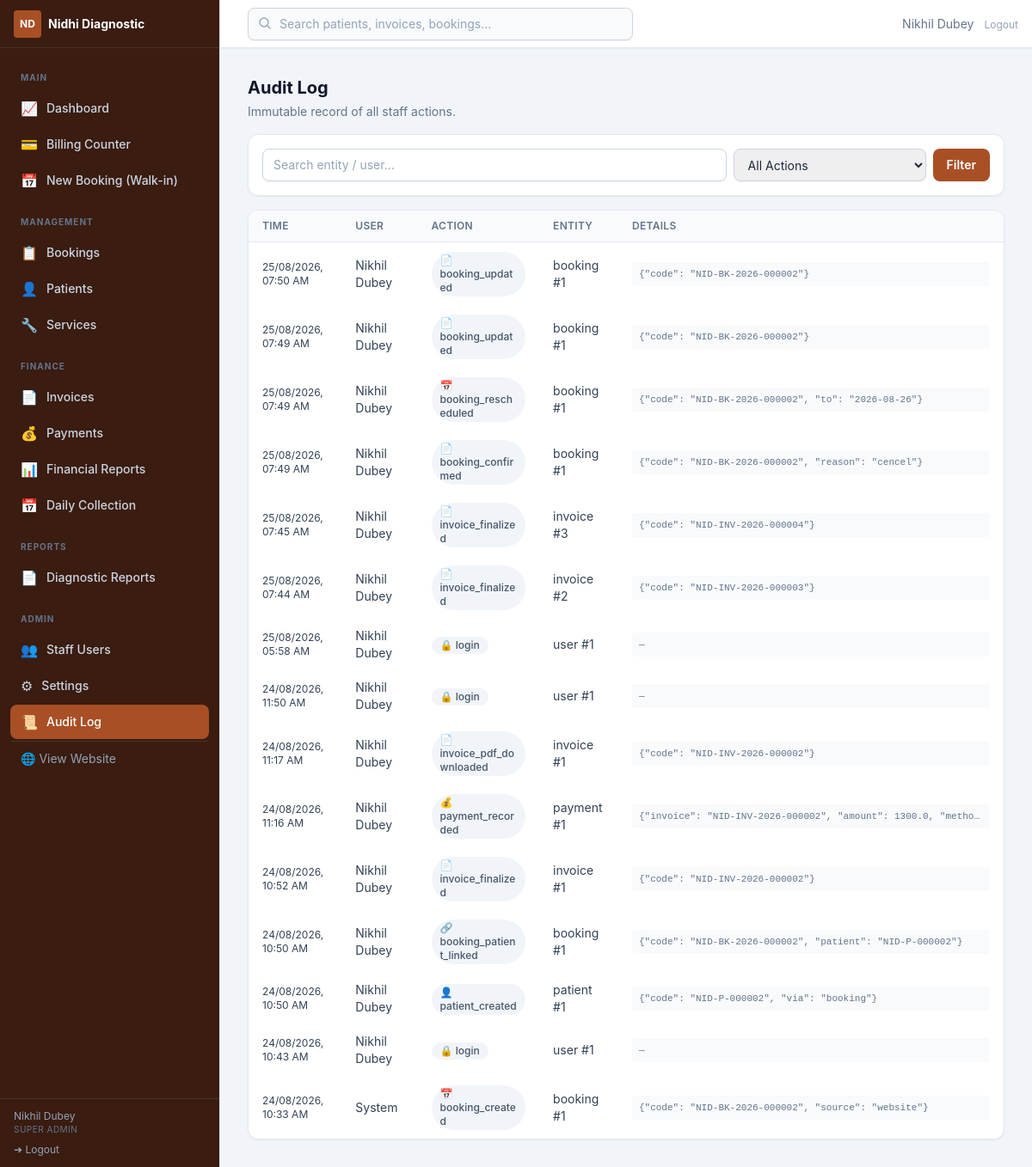
The app's page /admin/audit/ (signed in), older data.
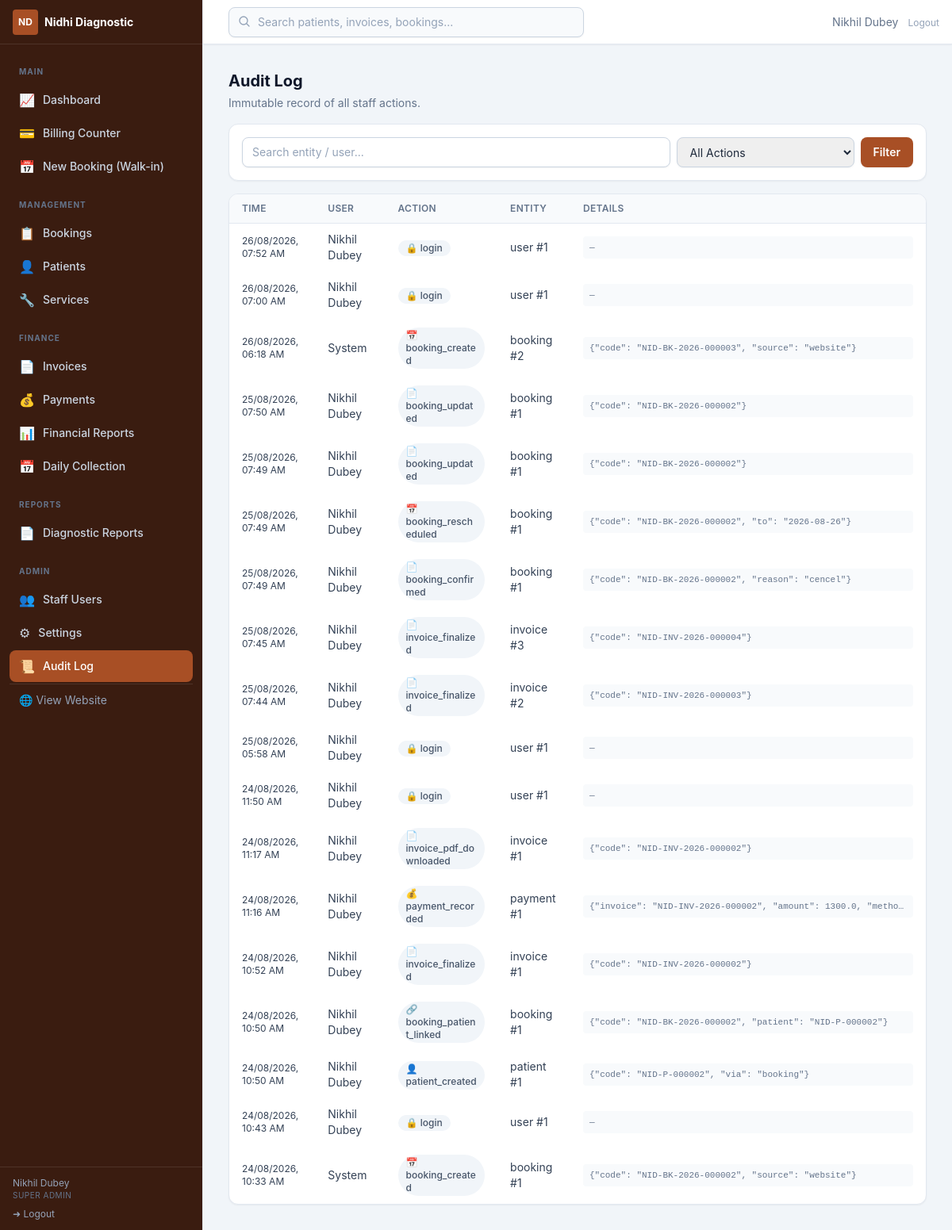
The same page, newer data.
### app/utils/helpers.py (models this page shows, shortened)
class Setting(db.Model):
    __tablename__ = "settings"
    key = db.Column(db.String(64), primary_key=True)
    value = db.Column(db.Text, nullable=False, default="")
    updated_at = db.Column(
        db.DateTime, default=lambda: datetime.now(timezone.utc).replace(tzinfo=None),
        onupdate=lambda: datetime.now(timezone.utc).replace(tzinfo=None),
    )
    updated_by = db.Column(db.Integer, db.ForeignKey("users.id", ondelete="SET NULL"))

### app/models/user.py (models this page shows, shortened)
class TimestampMixin:
    created_at = db.Column(db.DateTime, default=utcnow, nullable=False)
    updated_at = db.Column(db.DateTime, default=utcnow, onupdate=utcnow)

class User(db.Model, TimestampMixin, UserMixin):
    __tablename__ = "users"
    id = db.Column(db.Integer, primary_key=True)
    username = db.Column(db.String(64), unique=True, nullable=False, index=True)
    email = db.Column(db.String(254), unique=True)
    full_name = db.Column(db.String(128), nullable=False)
    password_hash = db.Column(db.String(256), nullable=False)
    role_id = db.Column(db.Integer, db.ForeignKey("roles.id"), nullable=False)
    is_active = db.Column(db.Boolean, default=True, nullable=False)
    last_login_at = db.Column(db.DateTime)
    role = db.relationship("Role", lazy="selectin")
    def has_permission(self, *codes) -> bool:
        if not self.role:
            return False
        if self.role.name == "super_admin":
            return True
        return bool(set(codes) & self.role.codes)

class Role(db.Model):
    __tablename__ = "roles"
    id = db.Column(db.Integer, primary_key=True)
    name = db.Column(db.String(32), unique=True, nullable=False, index=True)
    label = db.Column(db.String(64))
    permissions = db.relationship(
        "Permission", secondary="role_permissions", back_populates="roles",
        lazy="selectin",
    )

### app/models/audit.py (models this page shows, shortened)
class AuditLog(db.Model, TimestampMixin):
    __tablename__ = "audit_logs"
    id = db.Column(db.Integer, primary_key=True)
    user_id = db.Column(db.Integer, db.ForeignKey("users.id", ondelete="SET NULL"))
    action = db.Column(db.String(64), nullable=False, index=True)
    entity_type = db.Column(db.String(40), index=True)
    entity_id = db.Column(db.String(40), index=True)
    details = db.Column(db.Text)  # JSON string
    ip_address = db.Column(db.String(64))
    user = db.relationship("User")

### app/admin/audit.py (the view, shortened to what this page needs)
@audit_bp.route("/")
@login_required
@permission_required("audit.view")
def index():
    page = request.args.get("page", 1, type=int)
    q = (request.args.get("q") or "").strip()
    action = request.args.get("action") or ""
    query = AuditLog.query
    if action:
        query = query.filter(AuditLog.action.ilike(f"%{action}%"))
    pagination = query.order_by(AuditLog.created_at.desc()).paginate(page=page, per_page=30)
    actions = [r[0] for r in db.session.query(AuditLog.action).distinct().order_by(AuditLog.action).all()]
    return render_template("admin/audit/index.html", pagination=pagination,
                           q=q, action=action, actions=actions)

### app/models/user.py (called while the page is built)
@login_manager.user_loader
def load_user(user_id):
    return db.session.get(User, int(user_id))

### app/utils/helpers.py (called while the page is built)
def get_setting(key, default=""):
    row = db.session.get(Setting, key)
    if row is not None:
        return row.value
    return SETTING_DEFAULTS.get(key, default)

def fmt_datetime(dt):
    if isinstance(dt, datetime):
        return dt.strftime("%d/%m/%Y, %I:%M %p")
    return ""

def permission_required(*permissions):
    def decorator(view):
        @wraps(view)
        def wrapped(*args, **kwargs):
            if not current_user.is_authenticated:
                return redirect(url_for("auth.login", next=request.url))
            if not current_user.has_permission(*permissions):
                abort(403)
            return view(*args, **kwargs)
        return wrapped
    return decorator

### app/templates/admin/audit/index.html (shortened to what this page needs)
{% extends "admin/base.html" %}
{% block content %}
<h1 class="text-xl font-bold text-slate-900">Audit Log</h1>
<p class="mt-1 text-sm text-slate-500">Immutable record of all staff actions.</p>
<form method="get" class="card mt-4 flex flex-wrap gap-2 p-4">
  <input type="text" name="q" value="{{ q }}" placeholder="Search entity / user..." class="input min-w-48 flex-1">
  <select name="action" class="input w-56">
    <option value="">All Actions</option>
  </select>
  <button class="btn-primary px-4">Filter</button>
</form>
<div class="card mt-4 overflow-hidden">
  <div class="overflow-x-auto">
    <table class="table-base table-responsive">
      <thead><tr><th>Time</th><th>User</th><th>Action</th><th>Entity</th><th>Details</th></tr></thead>
      <tbody>
        {% for a in pagination.items %}
        <tr>
          <td data-label="Time" class="whitespace-nowrap text-xs">{{ fmt_datetime(a.created_at) }}</td>
          <td data-label="User">{{ a.user.full_name if a.user else 'System' }}</td>
          <td data-label="Action"><span class="badge bg-slate-100 text-slate-600">{{ action_icons.get(a.action, '&#128196;') | safe }} {{ a.action }}</span></td>
          <td data-label="Entity" class="text-sm">{{ a.entity_type }}{% if a.entity_id %} #{{ a.entity_id }}{% endif %}</td>
          <td data-label="Details" class="max-w-md"><code class="block truncate rounded bg-slate-50 px-2 py-1 text-[11px] text-slate-500" title="{{ a.details }}">{{ a.details or '—' }}</code></td>
        </tr>
        {% else %}
        <tr><td colspan="5" class="px-4 py-8 text-center text-sm text-slate-400">No audit entries found.</td></tr>
        {% endfor %}
      </tbody>
    </table>
  </div>
</div>
{% endblock %}

### app/templates/admin/base.html (shortened to what this page needs)
{% extends "base.html" %}
{% block body %}
<div class="flex h-screen bg-slate-100" x-data="{ sidebar: window.innerWidth >= 1024 }"
     @resize.window="sidebar = window.innerWidth >= 1024"
     @keydown.escape.window="if (window.innerWidth < 1024) sidebar = false">
  <aside class="fixed inset-y-0 left-0 z-30 flex w-64 flex-col border-r border-slate-200 bg-brand-950 text-slate-200 transition-transform duration-300 ease-in-out lg:translate-x-0"
         :class="sidebar ? 'translate-x-0' : '-translate-x-full'">
    <div class="flex h-14 items-center justify-between gap-2 border-b border-white/10 px-4">
      <div class="flex min-w-0 items-center gap-2">
        <span class="flex h-8 w-8 flex-none items-center justify-center rounded bg-brand-700 text-xs font-bold text-white">ND</span>
        <span class="truncate text-sm font-bold text-white">{{ center_name() }}</span>
      </div>
    </div>
    <nav class="flex-1 space-y-0.5 overflow-y-auto p-3 text-sm">
      {% macro nav_item(href, label, icon, perm='dashboard.view') -%}
        {% if current_user.has_permission(perm) %}
        <a href="{{ href }}" @click="if (window.innerWidth < 1024) sidebar = false" class="flex items-center gap-2.5 rounded-lg px-3 py-2 font-medium transition
          {% if request.path.rstrip('/') == href.rstrip('/') %}bg-brand-700 text-white{% else %}text-slate-300 hover:bg-white/5 hover:text-white{% endif %}">
          <span class="text-base">{{ icon | safe }}</span>{{ label }}
        </a>
        {% endif %}
      {%- endmacro %}
      <p class="px-3 pt-3 pb-1 text-[10px] font-bold uppercase tracking-widest text-slate-500">Main</p>
      {{ nav_item(url_for('admin_dash.dashboard'), 'Dashboard', '&#128200;') }}
      {{ nav_item(url_for('billing.counter'), 'Billing Counter', '&#128179;', 'billing.manage') }}
      {{ nav_item(url_for('bookings.create'), 'New Booking (Walk-in)', '&#128197;', 'bookings.manage') }}
      <p class="px-3 pt-4 pb-1 text-[10px] font-bold uppercase tracking-widest text-slate-500">Management</p>
      {{ nav_item(url_for('bookings.index'), 'Bookings', '&#128203;', 'bookings.manage') }}
      {{ nav_item(url_for('patients.index'), 'Patients', '&#128100;', 'patients.manage') }}
      {{ nav_item(url_for('services.index'), 'Services', '&#128295;', 'services.manage') }}
      <p class="px-3 pt-4 pb-1 text-[10px] font-bold uppercase tracking-widest text-slate-500">Finance</p>
      {{ nav_item(url_for('invoices.index'), 'Invoices', '&#128196;', 'billing.manage') }}
      {{ nav_item(url_for('payments.index'), 'Payments', '&#128176;', 'payments.manage') }}
      {{ nav_item(url_for('finreports.index'), 'Financial Reports', '&#128202;', 'finreports.view') }}
      {{ nav_item(url_for('finreports.daily_collection'), 'Daily Collection', '&#128197;', 'finreports.view') }}
      <p class="px-3 pt-4 pb-1 text-[10px] font-bold uppercase tracking-widest text-slate-500">Reports</p>
      {{ nav_item(url_for('reports.index'), 'Diagnostic Reports', '&#128196;', 'reports.manage') }}
      <p class="px-3 pt-4 pb-1 text-[10px] font-bold uppercase tracking-widest text-slate-500">Admin</p>
      {{ nav_item(url_for('users.index'), 'Staff Users', '&#128101;', 'users.manage') }}
      {{ nav_item(url_for('settings.index'), 'Settings', '&#9881;', 'settings.manage') }}
      {{ nav_item(url_for('audit.index'), 'Audit Log', '&#128220;', 'audit.view') }}
      <hr class="my-4 border-white/10">
      <a href="{{ url_for('website.home') }}" class="flex items-center gap-2.5 rounded-lg px-3 py-2 text-sm text-slate-400 hover:bg-white/5 hover:text-white" target="_blank">
        &#127760; View Website
      </a>
    </nav>
    <div class="border-t border-white/10 px-4 py-3">
      <div class="text-xs text-slate-400 truncate">{{ current_user.full_name }}</div>
      <div class="text-[10px] uppercase tracking-wider text-slate-500">{{ current_user.role.label if current_user.role else current_user.role_name }}</div>
      <a href="{{ url_for('auth.logout') }}" class="mt-2 flex items-center gap-1.5 text-xs text-slate-400 hover:text-white">
        &#10140; Logout
      </a>
    </div>
  </aside>
  <div class="flex flex-1 flex-col pl-0 lg:pl-64">
    <header class="sticky top-0 z-20 flex h-14 items-center justify-between border-b border-slate-200 bg-white px-4 shadow-sm">
      <div class="relative ml-4 hidden max-w-md flex-1 sm:block" x-data="globalSearch()">
        <input type="text" x-model="q" @input.debounce.350ms="doSearch()"
               placeholder="Search patients, invoices, bookings..." class="input w-full bg-slate-50 pl-9" />
        <svg class="absolute left-3 top-2.5 h-4 w-4 text-slate-400" fill="none" stroke="currentColor" stroke-width="2" viewBox="0 0 24 24"><path stroke-linecap="round" stroke-linejoin="round" d="M21 21l-5.197-5.197m0 0A7.5 7.5 0 105.196 5.196a7.5 7.5 0 0010.607 10.607z"/></svg>
      </div>
      <div class="flex items-center gap-3 text-sm">
        <span class="hidden text-slate-500 md:inline">{{ current_user.full_name }}</span>
        <form method="post" action="{{ url_for('auth.logout') }}">
          <button type="submit" class="text-xs text-slate-400 hover:text-red-600">Logout</button>
        </form>
      </div>
    </header>
    <div class="flex-1 overflow-y-auto p-4 sm:p-6 lg:p-8">
      {% block content %}{% endblock %}
    </div>
  </div>
</div>
{% endblock %}

### app/templates/base.html (shortened to what this page needs)
<!DOCTYPE html>
<html lang="en" class="h-full">
<head>
  <link rel="stylesheet" href="{{ url_for('static', filename='css/app.css') }}">
</head>
<body class="min-h-full bg-slate-50 font-sans text-slate-800 antialiased">
{% block body %}{% endblock %}
</body>
</html>

Row changes from the older to the newer data that the page shows:
added AuditLog: created_at "26/08/2026, 07:52 AM", user "Nikhil Dubey", get "🔒", action "login", entity_type "user", entity_id "1", details "—"
added AuditLog: created_at "26/08/2026, 07:00 AM", user "Nikhil Dubey", get "🔒", action "login", entity_type "user", entity_id "1", details "—"
added AuditLog: created_at "26/08/2026, 06:18 AM", user "System", get "📅", action "booking_created", entity_type "booking", entity_id "2", details "{\"code\": \"NID-BK-2026-000003\", \"source\": \"website\"}"
